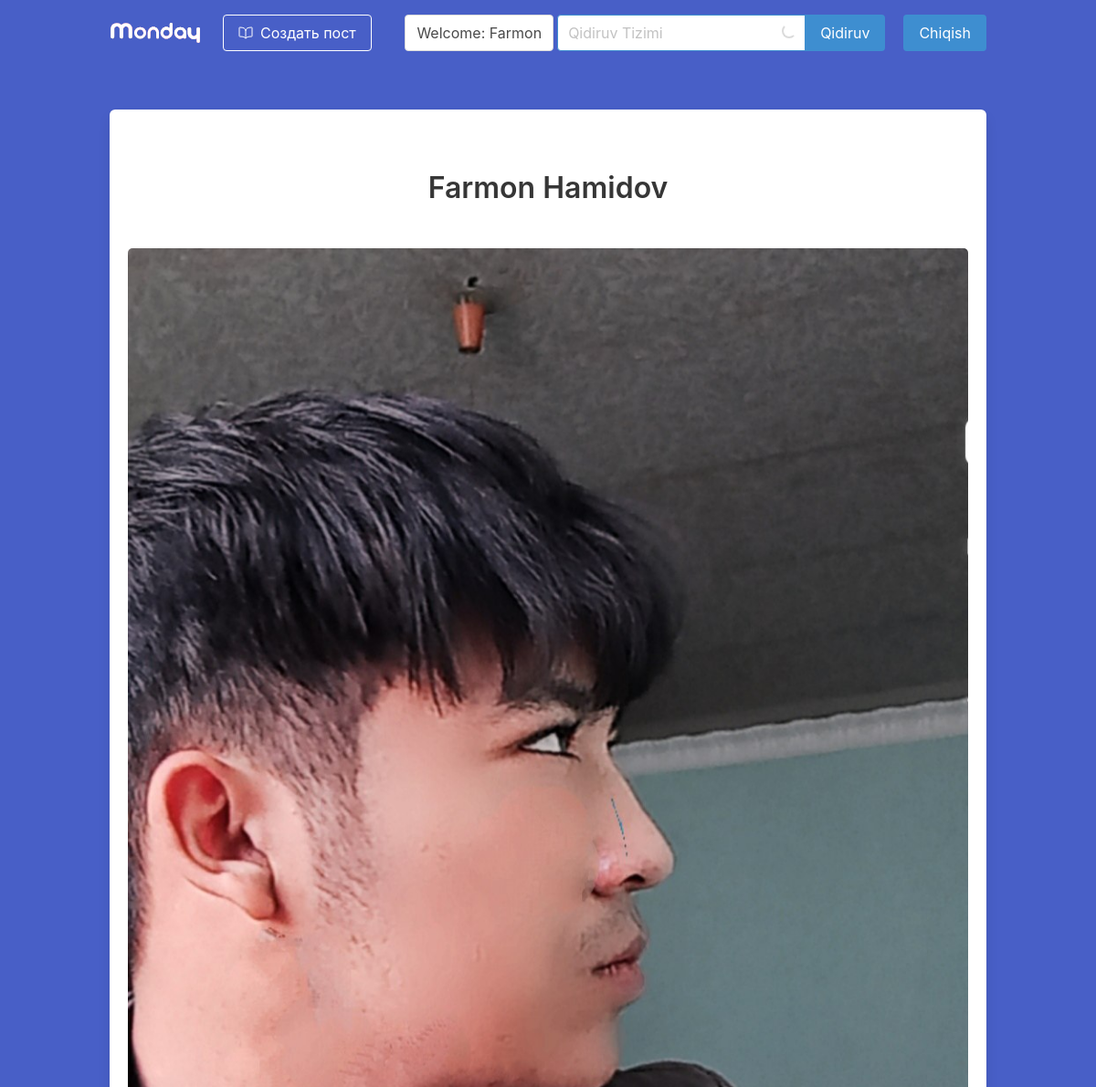
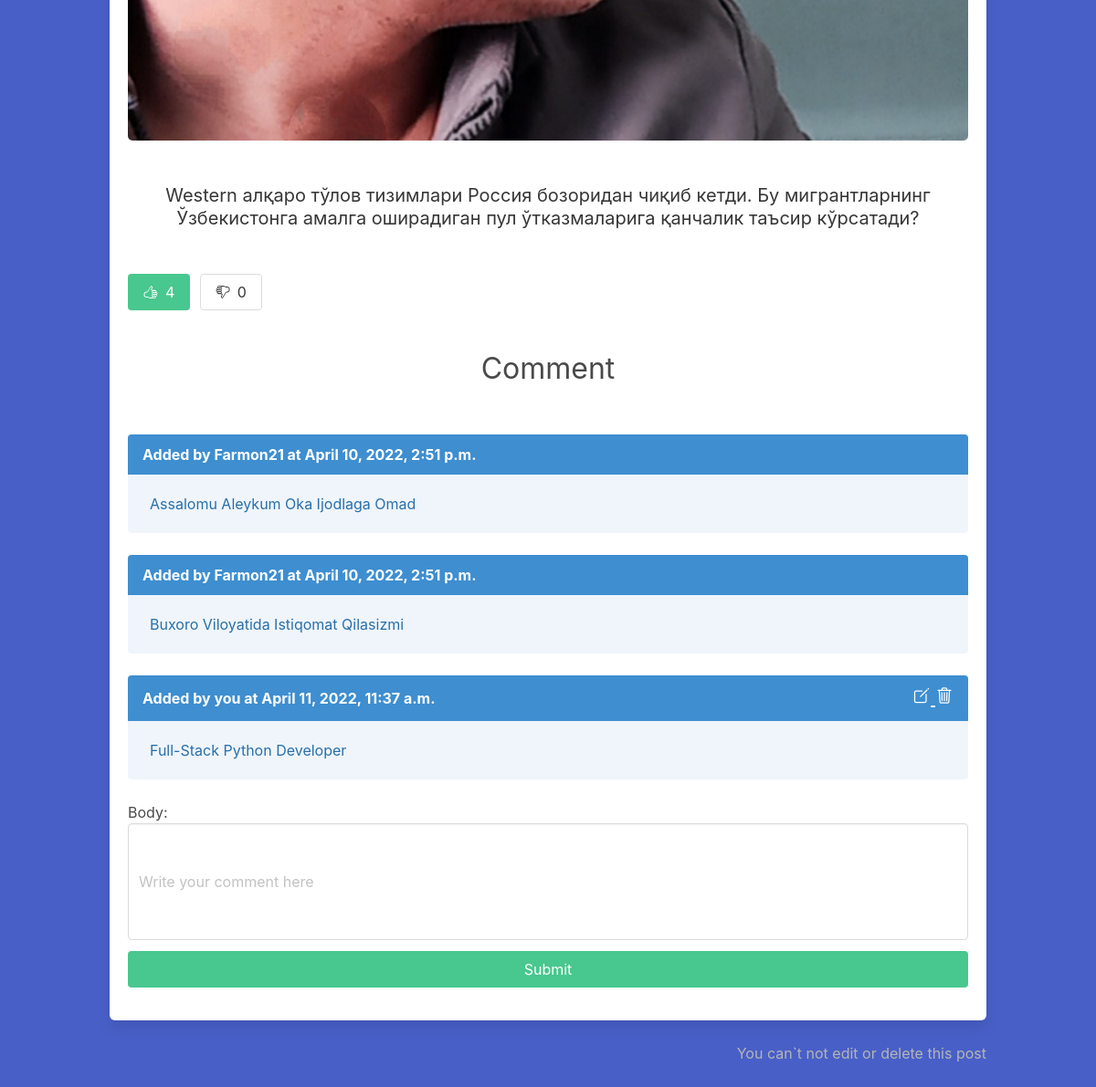
The app's page /ufc (signed in) with its own data (2 pictures, top to bottom).
### post/models.py (models this page shows, shortened)
class Article(models.Model):
    title=models.CharField(max_length=200)
    text = models.TextField()
    slug = models.SlugField(unique=True)
    date = models.DateField(auto_now=True)
    thumb = models.ImageField(blank=True)
    author = models.ForeignKey(User, on_delete=models.CASCADE)
    likes = models.ManyToManyField(User, related_name='article_likes')
    dislikes = models.ManyToManyField(User, related_name='article_dislikes')
    def __str__(self):
        return self.title
    def total_likes(self):
        return self.likes.count()
    def total_dislikes(self):
        return self.dislikes.count()

class Comment(models.Model):
    article = models.ForeignKey(Article, on_delete=models.CASCADE, null=True)
    user = models.ForeignKey(User, on_delete=models.CASCADE)
    body = models.TextField()
    date_added = models.DateTimeField(auto_now_add=True)

### post/views.py (the view, shortened to what this page needs)
# urls.py: path('<slug>', article_detail, name='article_detail' ),
def article_detail(request, slug):
    article = Article.objects.get(slug = slug)
    form = CommentForm()
    return render(request, 'article_detail.html', {'article': article, 'form':form})

### post/forms.py
class CommentForm(forms.ModelForm):
    body = forms.CharField(widget=forms.TextInput(attrs={
        "class": "textarea",
        "size": "40",
        "placeholder": "Write your comment here"
    }))
    class Meta:
        model = Comment
        fields = ['body',]

### templates/article_detail.html (shortened to what this page needs)
{% extends 'base.html' %}
{% load static %}
{% block content %}
<div class="container">
    <div class="columns is-centered">
        <div class="column">
            <div class="box">
                <div class="title has-text-dark has-text-centered my-6">{{ article }}</div>
                <img src="{{ article.thumb.url }}" alt="" class="image is-centered"
                    style="min-width: 100%; border-radius: 5px">
                <div class="subtitle has-text-dark has-text-centered my-6">{{ article.text }}</div>
                {% if user in article.likes.all and user not in article.dislikes.all %}
                <div class="columns">
                    <div class="column is-1">
                        <form action="{% url 'article_like' article.slug %}" method="post" class="has-text-right">
                            <button type="submit" class="button is-success">
                                <ion-icon name="thumbs-up-outline"></ion-icon>
                                <span class="ml-2">{{ article.total_likes }}</span>
                            </button>
                        </form>
                    </div>
                    <div class="column is-1">
                        <form action="{% url 'article_dislike' article.slug %}" method="post" class="has-text-right">
                            <button type="submit" class="button">
                                <ion-icon name="thumbs-down-outline"></ion-icon>
                                <span class="ml-2">{{ article.total_dislikes }}</span>
                            </button>
                        </form>
                    </div>
                </div>
                {% endif %}
                {% if not article.comment_set.all %}
                <div class="has-text-centered has-text-grey-light is-size-5 mx-3">
                    No Comment yet. Be first to leave comment...
                </div>
                {% else %}
                <p class="has-text-centered is-size-3 mb-6">Comment</p>
                {% for comment in article.comment_set.all %}
                <article class="message is-info">
                    <div class="message-header">
                        {% if user == comment.user %}
                        Added by you at {{ comment.date_added }}
                        <div class="has-text-right is-size-5">
                            <a href="{% url 'comment_edit' slug=article.slug  pk=comment.pk %}" class="is-info">
                                <ion-icon name="create-outline"></ion-icon>
                            </a>
                            <a href="{% url 'comment_delete' slug=article.slug  pk=comment.pk %}"
                                style="text-decoration: none">
                                <ion-icon name="trash-outline"></ion-icon>
                            </a>
                        </div>
                        {% else %}
                        Added by {{ comment.user }} at {{ comment.date_added }}
                        {% endif %}
                    </div>
                    <div class="message-body">{{ comment.body }}</div>
                </article>
                {% endfor %}
                {% endif %}
                <form method="POST" enctype="multipart/form-data" class="comment">
                    {{ form }}
                    <button type="submit" class="button is-success mt-3 is-fullwidth">Submit</button>
                </form>
            </div>
            {% if user == article.author %}
            <div class="has-text-right">
                <a href="{% url 'article_edit' article.slug %}" class="button is-info ">
                    <ion-icon name="create-outline"></ion-icon>
                </a>
                <a href="{% url 'article_delete' article.slug %}" class="button is-danger">
                    <ion-icon name="trash-outline"></ion-icon>
                </a>
            </div>
            {% else %}
            <span class="has-text-right">
                <p class="contend has-text-grey-light">
                    You can`t not edit or delete this post
                </p>
            </span>
            {% endif %}
        </div>
    </div>
</div>
{% endblock %}

### templates/base.html (shortened to what this page needs)
{% load static %}
<html lang="en">
<head>
    <link rel="stylesheet" href="{% static 'style.css' %}">
    <link rel="stylesheet" href="{% static 'bulma.css' %}">
</head>
<body>
<section class="hero has-background-link is-fullheight">
    <div class="hero-head">
        <header class="navbar">
            <div class="container">
                <div class="navbar-brand">
                    <a class="navbar-item" href="{% url 'article_func' %}">
                        <img src="{% static 'images/monday.svg' %}" width="100" alt="Logo" >
                    </a>
                </div>
                <div id="navbarMenuHeroC" class="navbar-menu">
                    <div class="navbar-start">
                        {% if user.is_authenticated %}
                        <span class="navbar-item">
                            <a href="{% url 'article_create' %}" class="button is-info is-outlined is-inverted">
                                <span class="mr-2">
                                    <ion-icon name="book-outline"></ion-icon>
                                </span>
                                <span>
                                    Создать пост
                                </span>
                            </a>
                        </span>
                        {% endif %}
                    </div>
                    <div class="navbar-end">
                        {% if user.is_authenticated %}
                        <a href="" class="navbar-item button my-4 mx-1">
                            Welcome: {{ user }}
                        </a>
                        <form action="{% url 'article_func' %}" method="get">
                            <div class="field has-addons mt-4 mr-2">
                                <div class="control is-loading">
                                    <input class="input is-info" type="search" placeholder= "Qidiruv Tizimi" name="search">
                                </div>
                                <div class="control">
                                    <button class="button is-info" type="submit">
                                        Qidiruv
                                    </button>
                                </div>
                            </div>
                        </form>
                        <span class="navbar-item">
                            <a href="{% url 'sign_out' %}" class="button is-info">
                                Chiqish
                            </a>
                        </span>
                        {% else %}
                        <span class="navbar-item">
                            <a href="{% url 'sign_in' %}" class="button is-info">Kirish </a>
                        </span>
                        {% endif %}
                    </div>
                </div>
            </div>
        </header>
    </div>
    <div class="hero-body">
        {% block content %}
        {% endblock %}
    </div>
</section>
</body>
</html>

### records on screen
Article: title "Farmon Hamidov", thumb (picture), text "Western алқаро тўлов тизимлари Россия бозоридан чиқиб кетди. Бу мигрантларнинг Ўзбекистонга амалга оширадиган пул ўтказмаларига қанчалик таъсир кўрсатади?", total_likes "4", total_dislikes "0"
Comment: user "Farmon21", date_added "April 10, 2022, 2:51 p.m.", body "Assalomu Aleykum Oka Ijodlaga Omad"
Comment: user "Farmon21", date_added "April 10, 2022, 2:51 p.m.", body "Buxoro Viloyatida Istiqomat Qilasizmi"
Comment: date_added "April 11, 2022, 11:37 a.m.", body "Full-Stack Python Developer"

### other values on screen
{{ user }} "Farmon"
